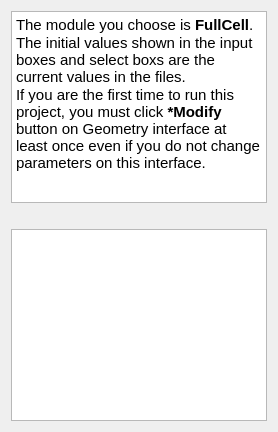
      <widget class="QWidget" name="gridLayoutWidget_2">
       <layout class="QGridLayout" name="gridLayout_2">
        <item row="0" column="0">
         <widget class="QTextBrowser" name="textBrowser">
          <property name="html">
           <string>&lt;!DOCTYPE HTML PUBLIC &quot;-//W3C//DTD HTML 4.0//EN&quot; &quot;http://www.w3.org/TR/REC-html40/strict.dtd&quot;&gt;
&lt;html&gt;&lt;head&gt;&lt;meta name=&quot;qrichtext&quot; content=&quot;1&quot; /&gt;&lt;meta charset=&quot;utf-8&quot; /&gt;&lt;style type=&quot;text/css&quot;&gt;
p, li { white-space: pre-wrap; }
hr { height: 1px; border-width: 0; }
li.unchecked::marker { content: &quot;\2610&quot;; }
li.checked::marker { content: &quot;\2612&quot;; }
&lt;/style&gt;&lt;/head&gt;&lt;body style=&quot; font-family:'Ubuntu'; font-size:11pt; font-weight:400; font-style:normal;&quot;&gt;
&lt;p style=&quot; margin-top:0px; margin-bottom:0px; margin-left:0px; margin-right:0px; -qt-block-indent:0; text-indent:0px;&quot;&gt;The module you choose is &lt;span style=&quot; font-weight:600;&quot;&gt;FullCell&lt;/span&gt;. &lt;/p&gt;
&lt;p style=&quot; margin-top:0px; margin-bottom:0px; margin-left:0px; margin-right:0px; -qt-block-indent:0; text-indent:0px;&quot;&gt;The initial values shown in the input boxes and select boxs are the current values in the files.&lt;/p&gt;
&lt;p style=&quot; margin-top:0px; margin-bottom:0px; margin-left:0px; margin-right:0px; -qt-block-indent:0; text-indent:0px;&quot;&gt;If you are the first time to run this project, you must click &lt;span style=&quot; font-weight:600;&quot;&gt;*Modify&lt;/span&gt; button on Geometry interface at least once even if you do not change parameters on this interface. &lt;/p&gt;&lt;/body&gt;&lt;/html&gt;</string>
          </property>
         </widget>
        </item>
        <item row="2" column="0">
         <widget class="QTextEdit" name="terminal_output_window"/>
        </item>
        <item row="1" column="0">
         <widget class="QLabel" name="label_6">
          <property name="maximumSize">
           <size>
            <width>450</width>
            <height>254</height>
           </size>
          </property>
          <property name="text">
           <string/>
          </property>
          <property name="pixmap">
           <pixmap resource="resource.qrc">:/resources/img/P2D_fullCell.jpg</pixmap>
          </property>
          <property name="scaledContents">
           <bool>true</bool>
          </property>
          <property name="alignment">
           <set>Qt::AlignCenter</set>
          </property>
          <property name="wordWrap">
           <bool>false</bool>
          </property>
         </widget>
        </item>
       </layout>
      </widget>
